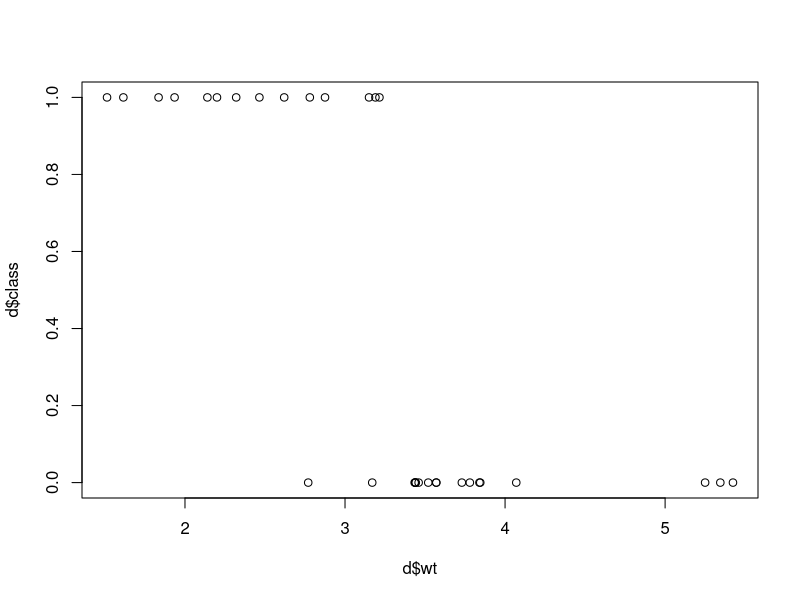

Recreate this plot in R. (Note: this script raises an error after producing the figure.)
## ---- chunk 1
## generate a varaible to predict, in this case where the carget better than average mpg
data(mtcars)
d = mtcars
d$class = ifelse(mtcars$mpg > mean(mtcars$mpg),1,0)

## ---- chunk 2

fit<-glm(class~as.factor(vs), d, family = 'binomial')
fit$coefficients


b0 = log(sum(d$class ==1 & d$vs == 0)/sum(d$class == 0 & d$vs == 0))
print(paste('intercept', b0))
b1  = log(sum(d$class ==1 & d$vs == 1)/sum(d$class == 0 & d$vs == 1))
print(paste('odd when vs == 1', b1))
print(paste('coefficent', b1 - b0))
## ---- chunk 3
plot(d$wt, d$class)
fit<-glm(class~ wt, d, family = 'binomial')
fit$coefficients
# attepts to fit the logit function using interation 

## ---- chunk 4
preds = predict(fit,d,type="response")
to_test = data.frame(preds=preds, true=d$class)
to_test = to_test[order(to_test$preds),]
to_test$pred_class = ifelse(to_test$preds >.5,1,0)
## ---- chunk 5
library(ggplot2)
library(ROCR)
p = ROCR::prediction(to_test$preds, to_test$true)
perf = ROCR::performance(p)
ggplot(df,aes(FPR,TPR,color=GeneSet))+geom_line(size = 2, alpha = 0.7)+
      labs(title= "ROC curve", 
           x = "False Positive Rate (1-Specificity)", 
           y = "True Positive Rate (Sensitivity)")
## ---- chunk 6
TP = sum(to_test$pred_class == 1 & to_test$true == 1)
FP = sum(to_test$pred_class == 1 & to_test$true == 0)
FN = sum(to_test$pred_class == 0 & to_test$true == 1)
TN = sum(to_test$pred_class == 0 & to_test$true == 0)
print('precision: ')
TP / (TP +FP)
print('recall: ')
TP / (TP + FN)
print('Specificity')
TN / (TN + FP)
